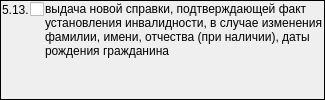
                  <widget class="QFrame" name="frame_9">
                   <property name="sizePolicy">
                    <sizepolicy hsizetype="Preferred" vsizetype="Preferred">
                     <horstretch>0</horstretch>
                     <verstretch>0</verstretch>
                    </sizepolicy>
                   </property>
                   <property name="frameShape">
                    <enum>QFrame::Panel</enum>
                   </property>
                   <property name="frameShadow">
                    <enum>QFrame::Plain</enum>
                   </property>
                   <layout class="QGridLayout" name="gridLayout_17">
                    <property name="margin">
                     <number>1</number>
                    </property>
                    <property name="spacing">
                     <number>1</number>
                    </property>
                    <item row="0" column="0">
                     <widget class="QLabel" name="label_37">
                      <property name="sizePolicy">
                       <sizepolicy hsizetype="Fixed" vsizetype="Preferred">
                        <horstretch>0</horstretch>
                        <verstretch>0</verstretch>
                       </sizepolicy>
                      </property>
                      <property name="text">
                       <string>5.13.</string>
                      </property>
                     </widget>
                    </item>
                    <item row="0" column="1">
                     <widget class="QCheckBox" name="chkPurposeDirectionMSI513">
                      <property name="sizePolicy">
                       <sizepolicy hsizetype="Fixed" vsizetype="Fixed">
                        <horstretch>0</horstretch>
                        <verstretch>0</verstretch>
                       </sizepolicy>
                      </property>
                      <property name="text">
                       <string/>
                      </property>
                     </widget>
                    </item>
                    <item row="0" column="2" rowspan="2">
                     <widget class="QLabel" name="lblPurposeDirectionMSI513">
                      <property name="text">
                       <string>выдача новой справки, подтверждающей факт установления инвалидности, в случае изменения фамилии, имени, отчества (при наличии), даты рождения гражданина</string>
                      </property>
                      <property name="alignment">
                       <set>Qt::AlignLeading|Qt::AlignLeft|Qt::AlignTop</set>
                      </property>
                      <property name="wordWrap">
                       <bool>true</bool>
                      </property>
                     </widget>
                    </item>
                   </layout>
                  </widget>
